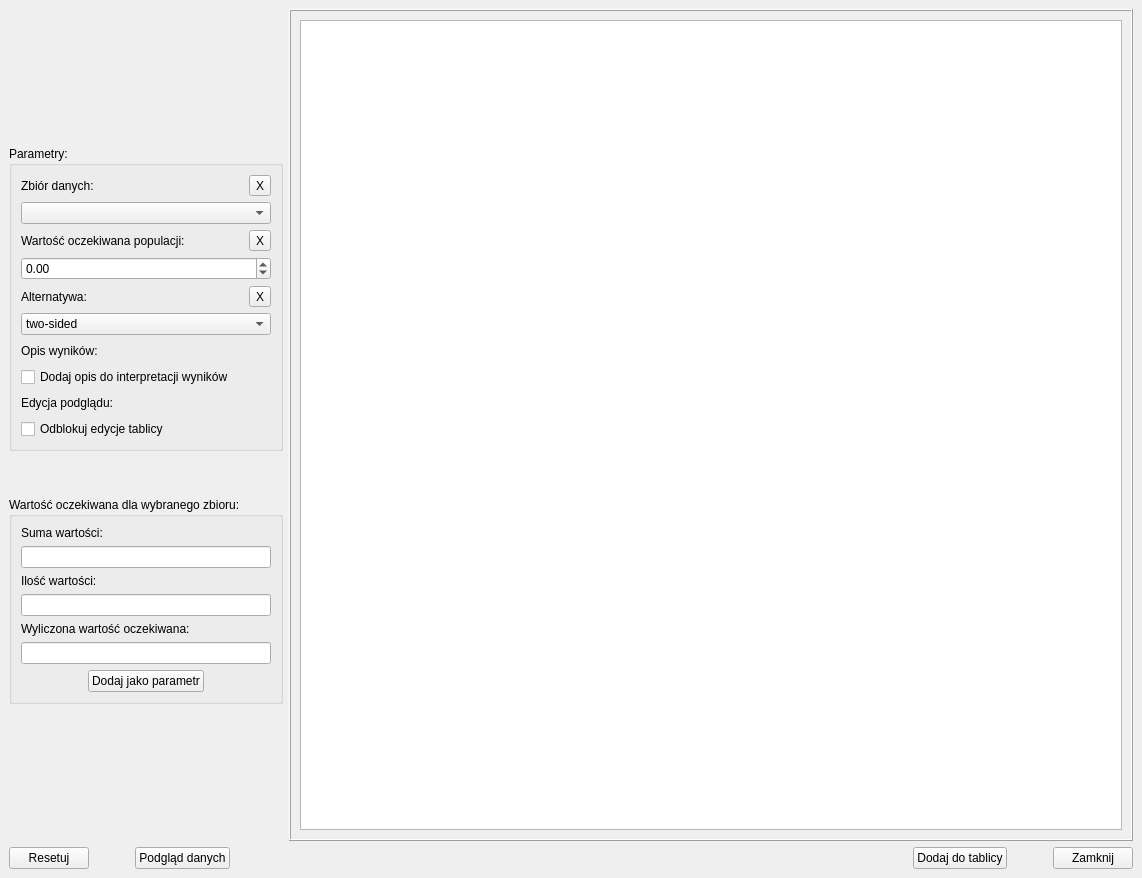
<?xml version="1.0" encoding="UTF-8"?>
<ui version="4.0">
 <class>MainWindow_Test_T_Student_1samp</class>
 <widget class="QMainWindow" name="MainWindow_Test_T_Student_1samp">
  <property name="windowModality">
   <enum>Qt::WindowModal</enum>
  </property>
  <property name="geometry">
   <rect>
    <x>0</x>
    <y>0</y>
    <width>1142</width>
    <height>878</height>
   </rect>
  </property>
  <property name="windowTitle">
   <string>Test t-Studenta dla jednej próby  </string>
  </property>
  <widget class="QWidget" name="centralwidget">
   <layout class="QVBoxLayout" name="verticalLayout_12">
    <item>
     <layout class="QHBoxLayout" name="horizontalLayout_2">
      <item>
       <layout class="QHBoxLayout" name="horizontalLayout">
        <item>
         <layout class="QVBoxLayout" name="verticalLayout_2">
          <item>
           <spacer name="verticalSpacer_2">
            <property name="orientation">
             <enum>Qt::Vertical</enum>
            </property>
            <property name="sizeHint" stdset="0">
             <size>
              <width>20</width>
              <height>40</height>
             </size>
            </property>
           </spacer>
          </item>
          <item>
           <widget class="QGroupBox" name="groupBox">
            <property name="sizePolicy">
             <sizepolicy hsizetype="Fixed" vsizetype="Fixed">
              <horstretch>0</horstretch>
              <verstretch>0</verstretch>
             </sizepolicy>
            </property>
            <property name="title">
             <string>Parametry:</string>
            </property>
            <layout class="QVBoxLayout" name="verticalLayout_13">
             <item>
              <layout class="QVBoxLayout" name="verticalLayout_3">
               <item>
                <layout class="QHBoxLayout" name="horizontalLayout_3">
                 <item>
                  <widget class="QLabel" name="label">
                   <property name="text">
                    <string>Zbiór danych:</string>
                   </property>
                  </widget>
                 </item>
                 <item>
                  <spacer name="horizontalSpacer">
                   <property name="orientation">
                    <enum>Qt::Horizontal</enum>
                   </property>
                   <property name="sizeHint" stdset="0">
                    <size>
                     <width>40</width>
                     <height>20</height>
                    </size>
                   </property>
                  </spacer>
                 </item>
                 <item>
                  <widget class="QToolButton" name="toolButton_Data_Column">
                   <property name="text">
                    <string>X</string>
                   </property>
                  </widget>
                 </item>
                </layout>
               </item>
               <item>
                <widget class="QComboBox" name="comboBox_Data_Column">
                 <property name="minimumSize">
                  <size>
                   <width>250</width>
                   <height>0</height>
                  </size>
                 </property>
                 <property name="placeholderText">
                  <string>Wybierz kolumne danych...</string>
                 </property>
                </widget>
               </item>
              </layout>
             </item>
             <item>
              <layout class="QVBoxLayout" name="verticalLayout_4">
               <item>
                <layout class="QVBoxLayout" name="verticalLayout_5">
                 <item>
                  <layout class="QHBoxLayout" name="horizontalLayout_4">
                   <item>
                    <widget class="QLabel" name="label_2">
                     <property name="text">
                      <string>Wartość oczekiwana populacji:</string>
                     </property>
                    </widget>
                   </item>
                   <item>
                    <spacer name="horizontalSpacer_4">
                     <property name="orientation">
                      <enum>Qt::Horizontal</enum>
                     </property>
                     <property name="sizeHint" stdset="0">
                      <size>
                       <width>40</width>
                       <height>20</height>
                      </size>
                     </property>
                    </spacer>
                   </item>
                   <item>
                    <widget class="QToolButton" name="toolButton_Popmean">
                     <property name="text">
                      <string>X</string>
                     </property>
                    </widget>
                   </item>
                  </layout>
                 </item>
                 <item>
                  <widget class="QDoubleSpinBox" name="doubleSpinBox_Popmean">
                   <property name="minimum">
                    <double>-10000000000000000.000000000000000</double>
                   </property>
                   <property name="maximum">
                    <double>10000000000000000.000000000000000</double>
                   </property>
                  </widget>
                 </item>
                </layout>
               </item>
               <item>
                <layout class="QVBoxLayout" name="verticalLayout">
                 <item>
                  <layout class="QHBoxLayout" name="horizontalLayout_6">
                   <item>
                    <widget class="QLabel" name="label_4">
                     <property name="text">
                      <string>Alternatywa:</string>
                     </property>
                    </widget>
                   </item>
                   <item>
                    <spacer name="horizontalSpacer_7">
                     <property name="orientation">
                      <enum>Qt::Horizontal</enum>
                     </property>
                     <property name="sizeHint" stdset="0">
                      <size>
                       <width>40</width>
                       <height>20</height>
                      </size>
                     </property>
                    </spacer>
                   </item>
                   <item>
                    <widget class="QToolButton" name="toolButton_Alternative">
                     <property name="text">
                      <string>X</string>
                     </property>
                    </widget>
                   </item>
                  </layout>
                 </item>
                 <item>
                  <widget class="QComboBox" name="comboBox_Alternative">
                   <item>
                    <property name="text">
                     <string>two-sided</string>
                    </property>
                   </item>
                   <item>
                    <property name="text">
                     <string>greater</string>
                    </property>
                   </item>
                   <item>
                    <property name="text">
                     <string>less</string>
                    </property>
                   </item>
                  </widget>
                 </item>
                </layout>
               </item>
               <item>
                <layout class="QHBoxLayout" name="horizontalLayout_5">
                 <item>
                  <widget class="QLabel" name="label_3">
                   <property name="text">
                    <string>Opis wyników:</string>
                   </property>
                  </widget>
                 </item>
                 <item>
                  <spacer name="horizontalSpacer_5">
                   <property name="orientation">
                    <enum>Qt::Horizontal</enum>
                   </property>
                   <property name="sizeHint" stdset="0">
                    <size>
                     <width>40</width>
                     <height>20</height>
                    </size>
                   </property>
                  </spacer>
                 </item>
                </layout>
               </item>
               <item>
                <widget class="QCheckBox" name="checkBox_Description_Of_Results">
                 <property name="text">
                  <string>Dodaj opis do interpretacji wyników</string>
                 </property>
                </widget>
               </item>
              </layout>
             </item>
             <item>
              <layout class="QVBoxLayout" name="verticalLayout_16">
               <item>
                <layout class="QHBoxLayout" name="horizontalLayout_15">
                 <item>
                  <widget class="QLabel" name="label_12">
                   <property name="text">
                    <string>Edycja podglądu:</string>
                   </property>
                  </widget>
                 </item>
                 <item>
                  <spacer name="horizontalSpacer_14">
                   <property name="orientation">
                    <enum>Qt::Horizontal</enum>
                   </property>
                   <property name="sizeHint" stdset="0">
                    <size>
                     <width>40</width>
                     <height>20</height>
                    </size>
                   </property>
                  </spacer>
                 </item>
                </layout>
               </item>
               <item>
                <widget class="QCheckBox" name="checkBox_Board_Is_Enabled">
                 <property name="text">
                  <string>Odblokuj edycje tablicy</string>
                 </property>
                 <property name="checked">
                  <bool>false</bool>
                 </property>
                </widget>
               </item>
              </layout>
             </item>
            </layout>
           </widget>
          </item>
          <item>
           <spacer name="verticalSpacer_3">
            <property name="orientation">
             <enum>Qt::Vertical</enum>
            </property>
            <property name="sizeType">
             <enum>QSizePolicy::Fixed</enum>
            </property>
            <property name="sizeHint" stdset="0">
             <size>
              <width>20</width>
              <height>40</height>
             </size>
            </property>
           </spacer>
          </item>
          <item>
           <widget class="QGroupBox" name="groupBox_2">
            <property name="sizePolicy">
             <sizepolicy hsizetype="Fixed" vsizetype="Fixed">
              <horstretch>0</horstretch>
              <verstretch>0</verstretch>
             </sizepolicy>
            </property>
            <property name="title">
             <string>Wartość oczekiwana dla wybranego zbioru:</string>
            </property>
            <layout class="QVBoxLayout" name="verticalLayout_6">
             <item>
              <widget class="QLabel" name="label_Data_Frame_Save_Error_Message">
               <property name="text">
                <string>Suma wartości:</string>
               </property>
              </widget>
             </item>
             <item>
              <widget class="QLineEdit" name="lineEdit_Sum">
               <property name="minimumSize">
                <size>
                 <width>250</width>
                 <height>0</height>
                </size>
               </property>
               <property name="readOnly">
                <bool>true</bool>
               </property>
               <property name="placeholderText">
                <string/>
               </property>
              </widget>
             </item>
             <item>
              <widget class="QLabel" name="label_5">
               <property name="text">
                <string>Ilość wartości:</string>
               </property>
              </widget>
             </item>
             <item>
              <widget class="QLineEdit" name="lineEdit_Count">
               <property name="readOnly">
                <bool>true</bool>
               </property>
              </widget>
             </item>
             <item>
              <widget class="QLabel" name="label_6">
               <property name="text">
                <string>Wyliczona wartość oczekiwana:</string>
               </property>
              </widget>
             </item>
             <item>
              <widget class="QLineEdit" name="lineEdit_Result_Expected_Value">
               <property name="readOnly">
                <bool>true</bool>
               </property>
              </widget>
             </item>
             <item>
              <layout class="QHBoxLayout" name="horizontalLayout_7">
               <item>
                <spacer name="horizontalSpacer_8">
                 <property name="orientation">
                  <enum>Qt::Horizontal</enum>
                 </property>
                 <property name="sizeHint" stdset="0">
                  <size>
                   <width>40</width>
                   <height>20</height>
                  </size>
                 </property>
                </spacer>
               </item>
               <item>
                <widget class="QPushButton" name="pushButton_Add_As_Param_Popmean">
                 <property name="text">
                  <string>Dodaj jako parametr</string>
                 </property>
                </widget>
               </item>
               <item>
                <spacer name="horizontalSpacer_9">
                 <property name="orientation">
                  <enum>Qt::Horizontal</enum>
                 </property>
                 <property name="sizeHint" stdset="0">
                  <size>
                   <width>40</width>
                   <height>20</height>
                  </size>
                 </property>
                </spacer>
               </item>
              </layout>
             </item>
            </layout>
           </widget>
          </item>
          <item>
           <spacer name="verticalSpacer">
            <property name="orientation">
             <enum>Qt::Vertical</enum>
            </property>
            <property name="sizeHint" stdset="0">
             <size>
              <width>20</width>
              <height>40</height>
             </size>
            </property>
           </spacer>
          </item>
         </layout>
        </item>
       </layout>
      </item>
      <item>
       <widget class="QFrame" name="frame">
        <property name="frameShape">
         <enum>QFrame::Box</enum>
        </property>
        <property name="frameShadow">
         <enum>QFrame::Raised</enum>
        </property>
        <layout class="QVBoxLayout" name="verticalLayout_14">
         <item>
          <widget class="QTextEdit" name="textEdit_Preview_Board">
           <property name="enabled">
            <bool>true</bool>
           </property>
           <property name="sizePolicy">
            <sizepolicy hsizetype="Expanding" vsizetype="Expanding">
             <horstretch>0</horstretch>
             <verstretch>0</verstretch>
            </sizepolicy>
           </property>
           <property name="font">
            <font>
             <family>Segoe UI</family>
             <pointsize>14</pointsize>
            </font>
           </property>
           <property name="styleSheet">
            <string notr="true">QTextEdit{
font-size: 14pt;
font-family: &quot;Segoe UI&quot;;
}</string>
           </property>
           <property name="readOnly">
            <bool>true</bool>
           </property>
           <property name="html">
            <string>&lt;!DOCTYPE HTML PUBLIC &quot;-//W3C//DTD HTML 4.0//EN&quot; &quot;http://www.w3.org/TR/REC-html40/strict.dtd&quot;&gt;
&lt;html&gt;&lt;head&gt;&lt;meta name=&quot;qrichtext&quot; content=&quot;1&quot; /&gt;&lt;meta charset=&quot;utf-8&quot; /&gt;&lt;style type=&quot;text/css&quot;&gt;
p, li { white-space: pre-wrap; }
hr { height: 1px; border-width: 0; }
li.unchecked::marker { content: &quot;\2610&quot;; }
li.checked::marker { content: &quot;\2612&quot;; }
&lt;/style&gt;&lt;/head&gt;&lt;body style=&quot; font-family:'Segoe UI'; font-size:14pt; font-weight:400; font-style:normal;&quot;&gt;
&lt;p style=&quot;-qt-paragraph-type:empty; margin-top:0px; margin-bottom:0px; margin-left:0px; margin-right:0px; -qt-block-indent:0; text-indent:0px;&quot;&gt;&lt;br /&gt;&lt;/p&gt;&lt;/body&gt;&lt;/html&gt;</string>
           </property>
          </widget>
         </item>
        </layout>
       </widget>
      </item>
     </layout>
    </item>
    <item>
     <layout class="QHBoxLayout" name="horizontalLayout_11">
      <item>
       <widget class="QPushButton" name="pushButton_Reset_Options">
        <property name="text">
         <string>Resetuj</string>
        </property>
       </widget>
      </item>
      <item>
       <spacer name="horizontalSpacer_6">
        <property name="orientation">
         <enum>Qt::Horizontal</enum>
        </property>
        <property name="sizeType">
         <enum>QSizePolicy::Fixed</enum>
        </property>
        <property name="sizeHint" stdset="0">
         <size>
          <width>40</width>
          <height>20</height>
         </size>
        </property>
       </spacer>
      </item>
      <item>
       <widget class="QPushButton" name="pushButton_Data_Preview">
        <property name="text">
         <string>Podgląd danych</string>
        </property>
       </widget>
      </item>
      <item>
       <spacer name="horizontalSpacer_2">
        <property name="orientation">
         <enum>Qt::Horizontal</enum>
        </property>
        <property name="sizeHint" stdset="0">
         <size>
          <width>40</width>
          <height>20</height>
         </size>
        </property>
       </spacer>
      </item>
      <item>
       <widget class="QPushButton" name="pushButton_Add_To_Board">
        <property name="text">
         <string>Dodaj do tablicy</string>
        </property>
       </widget>
      </item>
      <item>
       <spacer name="horizontalSpacer_3">
        <property name="orientation">
         <enum>Qt::Horizontal</enum>
        </property>
        <property name="sizeType">
         <enum>QSizePolicy::Fixed</enum>
        </property>
        <property name="sizeHint" stdset="0">
         <size>
          <width>40</width>
          <height>20</height>
         </size>
        </property>
       </spacer>
      </item>
      <item>
       <widget class="QPushButton" name="pushButton_Close">
        <property name="text">
         <string>Zamknij</string>
        </property>
       </widget>
      </item>
     </layout>
    </item>
   </layout>
  </widget>
 </widget>
 <resources/>
 <connections>
  <connection>
   <sender>toolButton_Data_Column</sender>
   <signal>clicked()</signal>
   <receiver>comboBox_Data_Column</receiver>
   <slot>clearEditText()</slot>
   <hints>
    <hint type="sourcelabel">
     <x>335</x>
     <y>79</y>
    </hint>
    <hint type="destinationlabel">
     <x>184</x>
     <y>108</y>
    </hint>
   </hints>
  </connection>
  <connection>
   <sender>pushButton_Close</sender>
   <signal>clicked()</signal>
   <receiver>MainWindow_Test_T_Student_1samp</receiver>
   <slot>close()</slot>
   <hints>
    <hint type="sourcelabel">
     <x>1094</x>
     <y>782</y>
    </hint>
    <hint type="destinationlabel">
     <x>570</x>
     <y>402</y>
    </hint>
   </hints>
  </connection>
  <connection>
   <sender>checkBox_Board_Is_Enabled</sender>
   <signal>clicked(bool)</signal>
   <receiver>textEdit_Preview_Board</receiver>
   <slot>setDisabled(bool)</slot>
   <hints>
    <hint type="sourcelabel">
     <x>147</x>
     <y>475</y>
    </hint>
    <hint type="destinationlabel">
     <x>711</x>
     <y>422</y>
    </hint>
   </hints>
  </connection>
  <connection>
   <sender>toolButton_Alternative</sender>
   <signal>clicked()</signal>
   <receiver>comboBox_Alternative</receiver>
   <slot>clearEditText()</slot>
   <hints>
    <hint type="sourcelabel">
     <x>262</x>
     <y>421</y>
    </hint>
    <hint type="destinationlabel">
     <x>148</x>
     <y>450</y>
    </hint>
   </hints>
  </connection>
  <connection>
   <sender>toolButton_Popmean</sender>
   <signal>clicked()</signal>
   <receiver>doubleSpinBox_Popmean</receiver>
   <slot>clear()</slot>
   <hints>
    <hint type="sourcelabel">
     <x>260</x>
     <y>361</y>
    </hint>
    <hint type="destinationlabel">
     <x>147</x>
     <y>390</y>
    </hint>
   </hints>
  </connection>
 </connections>
</ui>
